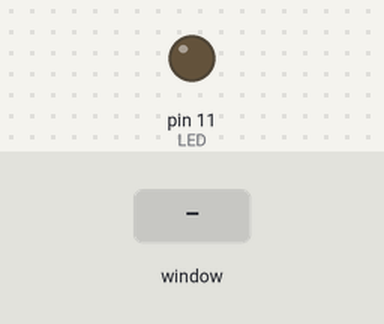
The program below on a simulated Raspberry Pi (header pin numbers). Parts: output pins drawn as LEDs (lit = HIGH). The test bench sets the inputs (shaded band). The desktop window is not drawn, its controls go by their first labels and the mouse button is held 0.15 s.

Above: at 1.2 s.
1.3 s: slider 1 in the window set to 50
At 2.5 s:
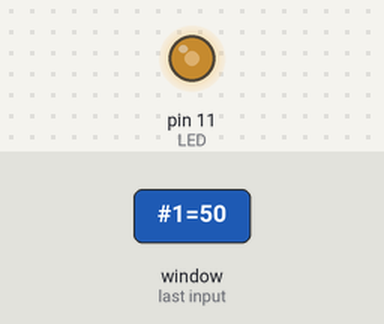
2.8 s: slider 1 in the window set to 100
At 3.9 s:
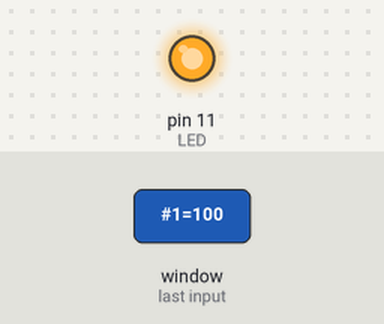
4.3 s: slider 1 in the window set to 25
At 5.0 s:
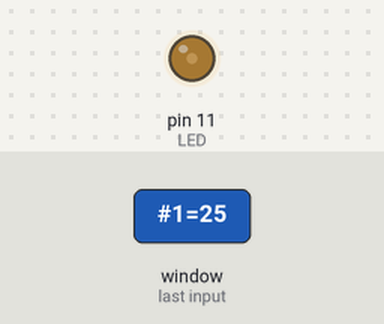
Timing chart, 0 to 7.3 s (numbered marks = the images above; inputs shaded):
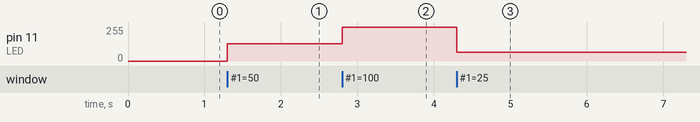

Measured:
- after the input at 1.3 s, pin 11 (LED): 0/255 → 128/255 at once
- after the input at 2.8 s, pin 11 (LED): 128/255 → 255/255 at once
- after the input at 4.3 s, pin 11 (LED): 255/255 → 64/255 at once

The program:

LED_slide_tkinter.py
```python
import RPi.GPIO as GPIO
import tkinter
GPIO.setmode(GPIO.BOARD)

LED=11

GPIO.setup(LED, GPIO.OUT, initial=GPIO.LOW)

p=GPIO.PWM(LED, 100)
root=tkinter.Tk()
led_val=tkinter.DoubleVar()

p.start(0)
def change_duty(dc):
    p.ChangeDutyCycle(led_val.get())
s=tkinter.Scale(root, label='LED', orient='h', from_=0, to=100, variable=led_val, command=change_duty)

s.pack()
root.mainloop()
p.stop
GPIO.cleanup()
```
